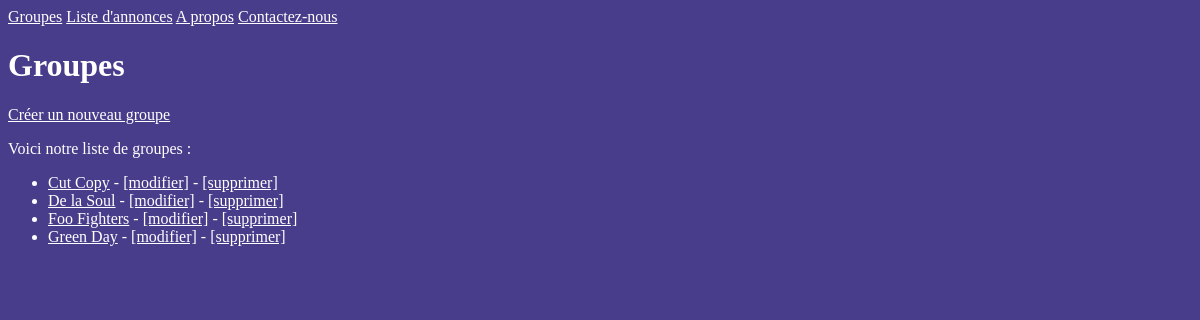
Screenshot of /bands/ with the database file from the repository.
### listings/models.py (models this page shows, shortened)
class Band(models.Model):
    class Genre(
        models.TextChoices
    ):  # Cette héritage permet de créer une liste de choix
        HIP_HOP = "HH"
        SYNTH_POP = "SP"
        ALTERNATIVE_ROCK = "AR"
        PUNK_ROCK = "PR"
        ELECTRO = "EL"
    name = models.fields.CharField(max_length=100)
    genre = models.fields.CharField(choices=Genre.choices, max_length=5)
    biography = models.fields.CharField(max_length=1000)
    year_formed = models.fields.IntegerField(
        validators=[MinValueValidator(1900), MaxValueValidator(2023)]
    )
    active = models.fields.BooleanField(default=True)
    official_homepage = models.fields.URLField(
        null=True, blank=True
    )  # Autorise les valeurs nuls si un groupe n'a pas de sites

### listings/views.py (the view)
def band_list(request):
    bands = Band.objects.all()
    """Dans ce chemin en 2nd paramètre pas besoin de mettre "templates/".
    Le dernier paramètre est un dictionnaire contextuel qui devient une
    variable utilisable dans le template."""
    return render(request, "listings/band_list.html", {"bands": bands})

### listings/templates/listings/band_list.html
{% extends "listings/base.html" %}
{% block content %}
<h1>Groupes</h1>
<a href="{% url 'band-create' %}">Créer un nouveau groupe</a>
<p>Voici notre liste de groupes :</p>
<ul>
    {% for band in bands %}
        <li>
            <a href="{% url 'band-detail' band.id %}">{{ band.name }}</a>
            - <a href="{% url 'band-change' band.id %}">[modifier]</a>
            - <a href="{% url 'band-delete' band.id %}">[supprimer]</a>
        </li>
    {% endfor %}
</ul>
{% endblock %}

### listings/static/listings/styles.css (style rules this page uses)
* { background:#483D8B }
* { color:white }

### rows the page displays
Band: name "Cut Copy"
Band: name "De la Soul"
Band: name "Foo Fighters"
Band: name "Green Day"
